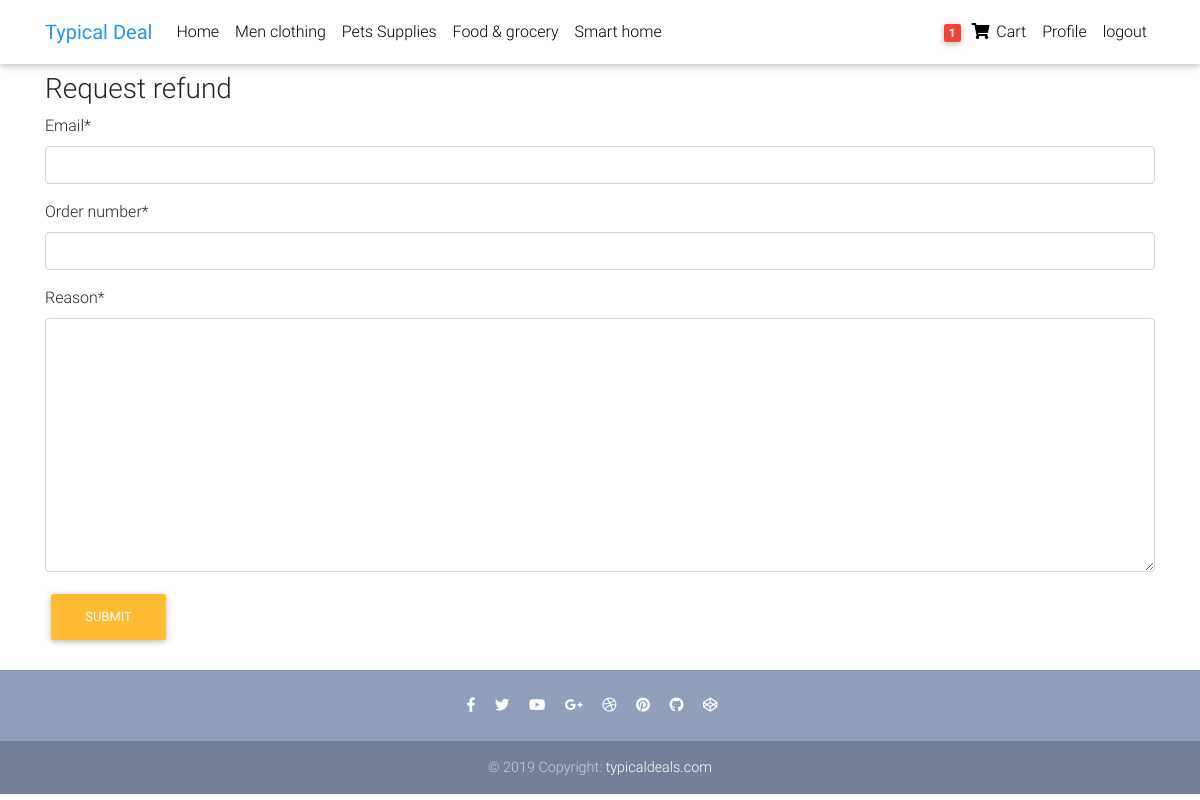
The page /refund/ (signed in) on the database its author committed.
### products/models.py (models this page shows, shortened)
class Category (models.Model):
    name = models.CharField(max_length=200)
    pramry_category = models.BooleanField(default=False)
    def __str__(self):
        return self.name

class Order(models.Model):
    user = models.ForeignKey(user, on_delete=models.CASCADE )
    number = models.CharField(max_length=20, null=True, blank=True)
    order_items = models.ManyToManyField(Cart)
    ordered = models.BooleanField(default=False)
    created = models.DateTimeField(auto_now_add=True)
    billing_adress = models.ForeignKey('Adresse' ,related_name='Billing' ,on_delete=models.SET_NULL , null = True, blank = True)
    shipping_adress = models.ForeignKey('Adresse' ,related_name='Shipping' ,on_delete=models.SET_NULL , null = True, blank = True)
    payment = models.ForeignKey('Payment' , on_delete=models.SET_NULL , null = True, blank = True)
    coupon = models.ForeignKey('Coupon' , on_delete=models.CASCADE, null=True, blank=True)
    refunded_requested = models.BooleanField(default=False)
    refund_accepted = models.BooleanField(default=False)
    been_deliverd = models.BooleanField(default=False)
    arrived = models.BooleanField(default=False)

### products/views.py (the view, shortened to what this page needs)
# urls.py: path('refund/',views.RefunView.as_view() , name='refund'),
class RefunView(View):
    def get(self, *args, **kwargs):
        form = refundForm()
        context = {
            'form': form,
        }
        return render(self.request,'products/refund.html', context)

### products/forms.py
class refundForm(forms.Form):
    email = forms.EmailField()
    order_number = forms.CharField(max_length=20)
    reason = forms.CharField(widget=forms.Textarea())

### products/templatetags/cart_count.py (called while the page is built)
@register.filter
def counter(user):
    order = Order.objects.filter(user=user, ordered=False)
    if order.exists():
        return order[0].order_items.count()
    else:
        return 0

### products/templatetags/main_m.py (called while the page is built)
@register.inclusion_tag('products/navbar.html')
def Ctegories():
    context = {
        'tagscategories': Category.objects.all(),
         }
    return context

### products/templates/products/refund.html
{% extends 'products/base.html' %}
{% block content %}
{% load crispy_forms_tags %}
<div class="table-responsive text-nowrap">
<h3>Request refund</h3>
<form method="POST" >{% csrf_token %}
    {{form|crispy}}
    <button class="btn btn-warning" type="submit">Submit</button>
</form>
  </div>
{% endblock %}

### products/templates/products/base.html (shortened to what this page needs)
{% load static %}
{% load cart_count %}
{% load main_m %}
<!DOCTYPE html>
<html lang="en">
<head>
  <link rel="stylesheet" href="https://use.fontawesome.com/releases/v5.11.2/css/all.css">
  <link href="{% static 'products/css/bootstrap.min.css' %}" rel="stylesheet">
  <link href="{% static 'products/css/mdb.min.css' %}" rel="stylesheet %}" >
  <link href="{% static 'products/css/style.min.css' %}" rel="stylesheet %}">
</head>
<body>
  <nav class="navbar fixed-top navbar-expand-lg navbar-light white scrolling-navbar">
    <div class="container">
      <a class="navbar-brand " href="{% url 'core:home' %}" >
        <strong class="blue-text">Typical Deal</strong>
      </a>
      <div class="collapse navbar-collapse" id="navbarSupportedContent">
        <ul class="navbar-nav mr-auto">
          <li class="nav-item ">
            <a class="nav-link waves-effect" href="{% url 'core:home' %}" >Home
            </a>
          </li>
          {% Ctegories %}
        </ul>
        <ul class="navbar-nav nav-flex-icons">
          {% if request.user.is_authenticated %}
          <li class="nav-item">
            <a class="nav-link waves-effect" href="{% url 'core:cart' %}">
              <span class="badge red z-depth-1 mr-1"> {{ request.user|counter }} </span>
              <i class="fas fa-shopping-cart"></i>
              <span class="clearfix d-none d-sm-inline-block"> Cart </span>
            </a>
          </li>
          <li class="nav-item">
            <a class="nav-link waves-effect" href="{% url 'core:profile' request.user.user_profile.id %}">Profile</a>
          </li>
          <li class="nav-item">
            <a class="nav-link waves-effect" href="/accounts/logout">logout</a>
          </li>
          {% endif %}
        </ul>
      </div>
    </div>
  </nav>
  <main >
    <div class="container mt-5 pt-4">
      {% block content %}
      {% endblock %}
    </div>
  </main>
  <footer class="page-footer text-center font-small mt-4 wow fadeIn">
    <hr class="my-4">
    <div class="pb-4">
      <a href="https://www.facebook.com/mdbootstrap" target="_blank">
        <i class="fab fa-facebook-f mr-3"></i>
      </a>
      <a href="https://twitter.com/MDBootstrap" target="_blank">
        <i class="fab fa-twitter mr-3"></i>
      </a>
      <a href="https://www.youtube.com/watch?v=7MUISDJ5ZZ4" target="_blank">
        <i class="fab fa-youtube mr-3"></i>
      </a>
      <a href="https://plus.google.com/u/0/b/107863090883699620484" target="_blank">
        <i class="fab fa-google-plus-g mr-3"></i>
      </a>
      <a href="https://dribbble.com/mdbootstrap" target="_blank">
        <i class="fab fa-dribbble mr-3"></i>
      </a>
      <a href="https://pinterest.com/mdbootstrap" target="_blank">
        <i class="fab fa-pinterest mr-3"></i>
      </a>
      <a href="https://github.com/mdbootstrap/bootstrap-material-design" target="_blank">
        <i class="fab fa-github mr-3"></i>
      </a>
      <a href="http://codepen.io/mdbootstrap/" target="_blank">
        <i class="fab fa-codepen mr-3"></i>
      </a>
    </div>
    <div class="footer-copyright py-3">
      © 2019 Copyright:
      <a href="https://mdbootstrap.com/education/bootstrap/" target="_blank"> typicaldeals.com </a>
    </div>
  </footer>
</body>
</html>

### products/templates/products/navbar.html
{% load main_m %}
{% for category in tagscategories %}
<li class="nav-item">
    <a class="nav-link waves-effect" href="{% url 'core:productsoncategory' category.name %}" >{{category}}</a>
</li>
{% endfor %}

### products/templates/products/base.html (style rules this page uses)
html, body, header, .carousel { height: 60vh; }

### rows shown on the page
Category: name "Men clothing"
Category: name "Pets Supplies"
Category: name "Food & grocery"
Category: name "Smart home"

### other values the page prints
{{ request.user|counter }} "1"
